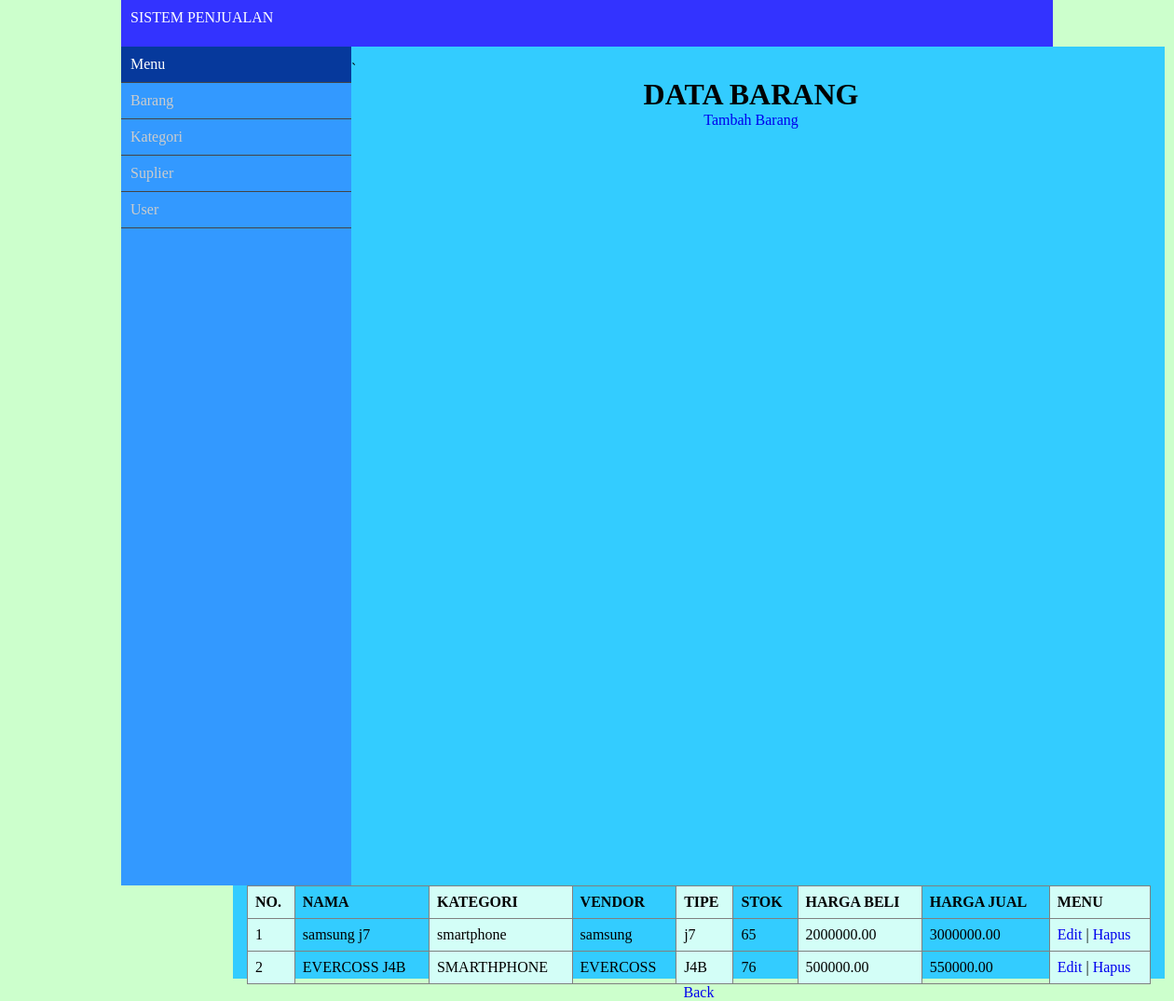
Page /menu1.php?hal=data-barang on the committed database.
### tables this page shows
CREATE TABLE IF NOT EXISTS `barang` (
`id` int(15) NOT NULL,
  `nama` varchar(65) DEFAULT NULL,
  `kategori` varchar(45) DEFAULT NULL,
  `vendor` varchar(65) DEFAULT NULL,
  `tipe` varchar(65) DEFAULT NULL,
  `stok` double DEFAULT NULL,
  `harga_beli` decimal(22,2) DEFAULT NULL,
  `harga_jual` decimal(22,2) DEFAULT NULL
);

### data-barang.php (the view)
`	<?php
include_once 'lib/koneksi.php';
?>
<body bgcolor="#99FFFF">
<center>
	<h1> DATA BARANG </h1>
	<a href="menu1.php?hal=form-barang"> Tambah Barang </a>
	<table border="1" style="border-collapse: collapse;">
		<tr>
			<th bgcolor="#d3fef7">NO.</th>
			<th >NAMA</th>
			<th bgcolor="#d3fef7">KATEGORI</th>
			<th >VENDOR</th>
			<th bgcolor="#d3fef7">TIPE</th>
			<th >STOK</th>
			<th bgcolor="#d3fef7">HARGA BELI</th>
			<th >HARGA JUAL</th>
			<th bgcolor="#d3fef7">MENU</th>
		</tr>
		<?php
		$query = "select * from barang";
		$result = $con->prepare($query);
		$result->execute();
		$i=1;
		while($row = $result->fetch()){
		?>
		<tr>
			<td bgcolor="#d3fef7"><?=$i?></td>
			<td><?=$row['nama']?></td>
			<td  bgcolor="#d3fef7"><?=$row['kategori']?></td>
			<td><?=$row['vendor']?></td>
			<td  bgcolor="#d3fef7"><?=$row['tipe']?></td>
			<td><?=$row['stok']?></td>
			<td  bgcolor="#d3fef7"><?=$row['harga_beli']?></td>
			<td ><?=$row['harga_jual']?></td>
			<td  bgcolor="#d3fef7">
			<a href="?hal=edit-barang&edit&id=<?=$row['id']?>">Edit </a> |
			<a href="hapus-barang.php?act=del&id=<?=$row['id']?>">Hapus </a>
			</td>
		</tr>
		<?php
		$i++;
		}
		?>
	</table>
	<a href="menu1.php"> Back</a>
	</center>

### menu1.php (shortened to what this page needs)
<html>
<head>
		<link rel="stylesheet" type="text/css" href="style/admin.css ">
</head>
<body>
	<div id="header">
		<div class="logo">
			<a href="#"> SISTEM <span> PENJUALAN</span> </a>
		</div>
	</div>
<div id="container">
	<div class="sidebar">
		<ul id="nav">
			<li> <a class="selected" href="menu1.php"> Menu </a> </li>
			<li> <a href="?hal=data-barang">Barang </a> </li>
			<li> <a href="?hal=data-kategori"> Kategori </a> </li>
			<li> <a href="?hal=data-suplier"> Suplier </a> </li>
			<li> <a href="?hal=data-user"> User </a> </li>
		</ul>
	</div>
</div>
<div class="content">
	<?php
		$hal=isset ($_GET['hal']) ?$_GET['hal'] :"dashboard";
		include ("$hal".".php");
	?>
</div>
</body>
</html>
	</body>

### style/admin.css (style rules this page uses)
* { margin: 0; padding: 0; box-sizing: border-box; }
body { font-family: 'verdana'; background-color: #CCFFCC; }
a { text-decoration: none; }
div#header { width:1000px; height:50px; background-color: #3333FF; margin: 0 auto; }
.logo { float: left; margin-top:10px; margin-left: 10px; }
.logo a { font-size:2 em; color: #fff; }
.logo a span { font-weight: 300; }
div#container { width:1000px; margin: 0 auto; }
.sidebar { width: 247px; background: #3399FF; float: left; height: 360px; }
ul#nav li { list-style: none; }
ul#nav li a { color: #ccc; display: block; padding: 10px; font-size:1 em; border-bottom: 1px solid #444; -webkit-transition : all 0.5s ease; -moz-transition: all 0.5s ease; -ms-transition: all 0.5s ease; -o-transition: all 0.5s ease; transition : all 0.5s ease; }
ul#nav li a.selected { background: #06399c; color:#fff; }
.content { width: 1000px; height: 1000px; background: #33CCFF; margin-left: 250px; padding: 15px; }
@media only screen and (min-width: 480px) { .sidebar { min-height: 900px; display: block; } }
table { border-collapse: collapse; width: 100%; }
th, td { text-align: left; padding:8px; }

### rows in the picture
barang: nama "samsung j7", kategori "smartphone", vendor "samsung", tipe "j7", stok "65", harga_beli "2000000.00", harga_jual "3000000.00"
barang: nama "EVERCOSS J4B", kategori "SMARTHPHONE", vendor "EVERCOSS", tipe "J4B", stok "76", harga_beli "500000.00", harga_jual "550000.00"
